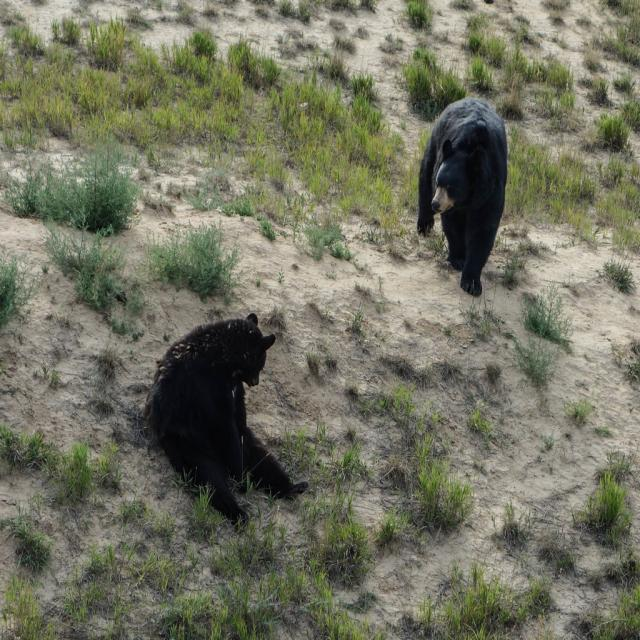
#> input picture test.jpg, 640 x 640 px
$ python script.py test.jpg
#> lines starting #> are read from the running program, lines starting #| are printed output that depends on the picture
import requests
from io import BytesIO
from PIL import Image
import argparse
import os

# Configurer les arguments de ligne de commande
parser = argparse.ArgumentParser(description='Tester l\'API de prédiction avec une image.')
parser.add_argument('image_path', type=str, help='Le chemin vers l\'image à utiliser pour le test.')
args = parser.parse_args()

url = "http://127.0.0.1:5000/api/predict"  # Assurez-vous que l'URL est correcte

# Ouvrir et rogner l'image
image_path = args.image_path
if not os.path.exists(image_path):
    print(f"Erreur: Le fichier {image_path} n'existe pas.")
    exit(1)

try:
    image1 = Image.open(image_path)
#> image1 is the input picture: PIL image 640x640 RGB; mean R, G, B 114.4, 115.3, 97.1
except Exception as e:
    print(f"Erreur: Impossible d'ouvrir l'image - {e}")
    exit(1)

image_rognee = image1.crop((20, 30, 50, 236))
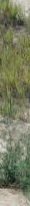
#> image_rognee: PIL image 30x206 RGB; mean R, G, B 120.9, 125.2, 97.8
image_vide = Image.new("RGB", (10, 10))  # Créer une image vide
images = [image1, image_rognee, image_vide]

for idx, image in enumerate(images):
    try:
        # Convertir l'image en octets
        image_bytes = BytesIO()
        image.save(image_bytes, format="JPEG")
        image_bytes.seek(0)
        files = {'file': ('image.jpg', image_bytes, 'image/jpeg')}
#> (the run stopped early here; a loop or call above may not have finished)

$ run again, on data/02_img_test/img.jpg
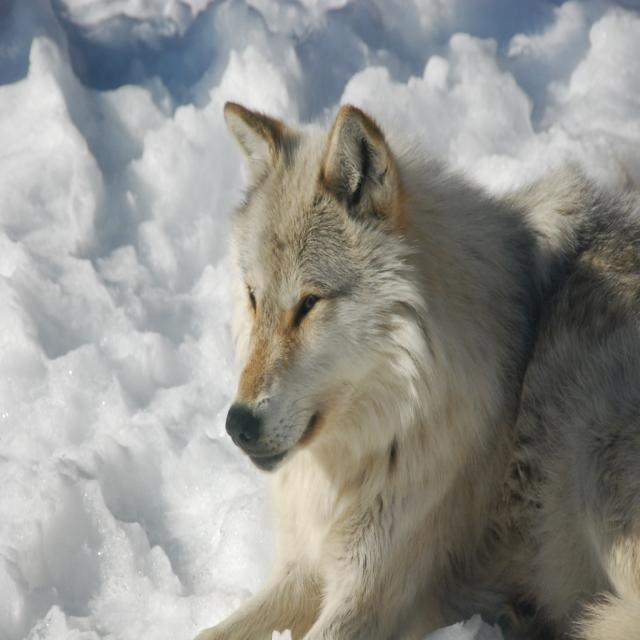
#> input picture data/02_img_test/img.jpg, 640 x 640 px
#> image1 is the input picture: PIL image 640x640 RGB; mean R, G, B 147.7, 147.5, 142.8
#> `image_rognee = image1.crop((20, 30, 50, 236))`:
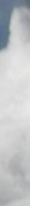
#> image_rognee: PIL image 30x206 RGB; mean R, G, B 192.8, 195.4, 197.4

$ run again, on runs/detect/predict/img.jpg
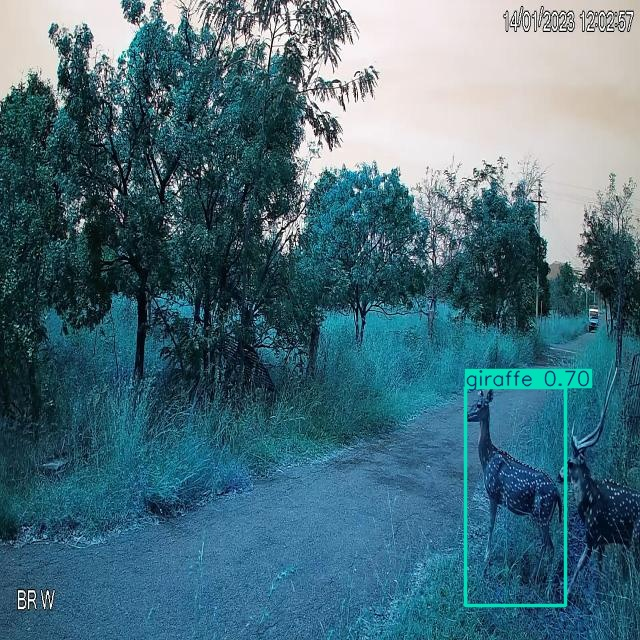
#> input picture runs/detect/predict/img.jpg, 640 x 640 px
#> image1 is the input picture: PIL image 640x640 RGB; mean R, G, B 73, 110.1, 124
#> `image_rognee = image1.crop((20, 30, 50, 236))`:
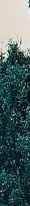
#> image_rognee: PIL image 30x206 RGB; mean R, G, B 75.7, 96.9, 96.1
